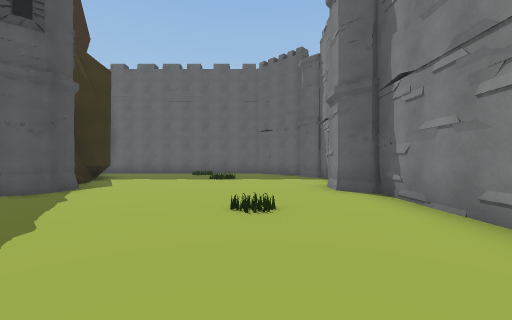
View 1 (above)

15 first-person views from a walk through a 3-D level made in the Unity game engine. The camera is 1.4 m above the floor, looks level and sees 90° across. The floor is counted in squares, 2 m on a side. Each view is taken from the middle of a square. On the plan, view 1 faces up. The plan holds only what a view shows up to about 9 squares ahead; the rest is blank. The place goes on beyond the plan. Door leaves are left out, so doorways stand open. Some surface patterns are stand-ins.

View 2
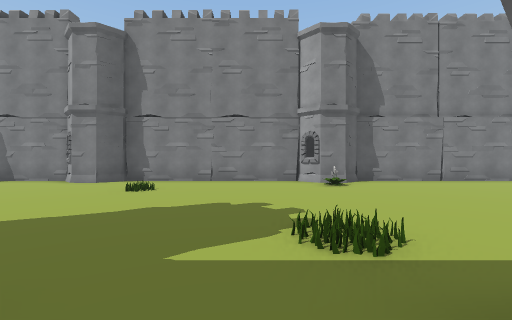

View 3
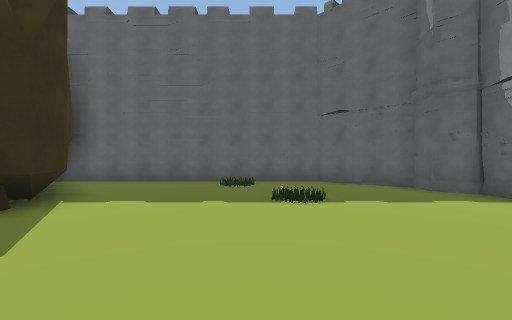

View 4
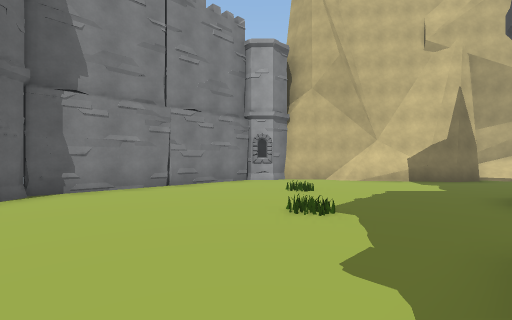

View 5
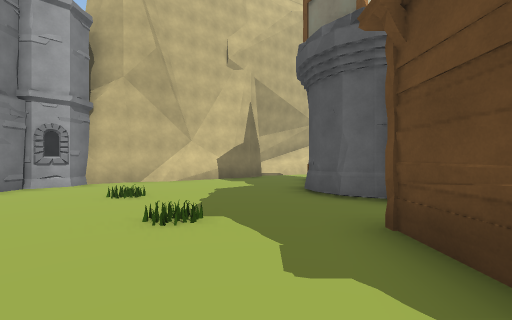

View 6
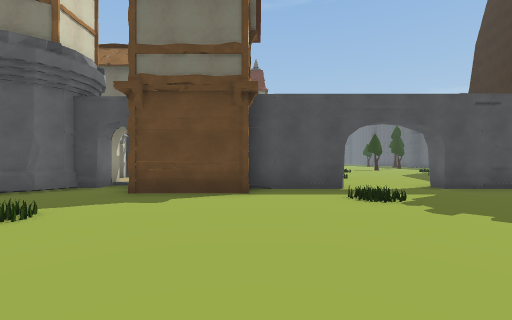

View 7
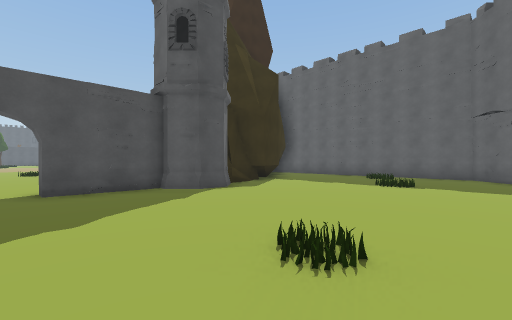

View 8
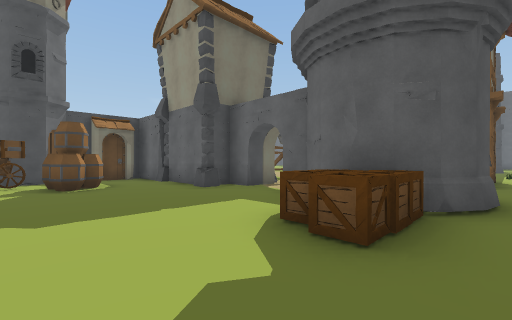

View 9
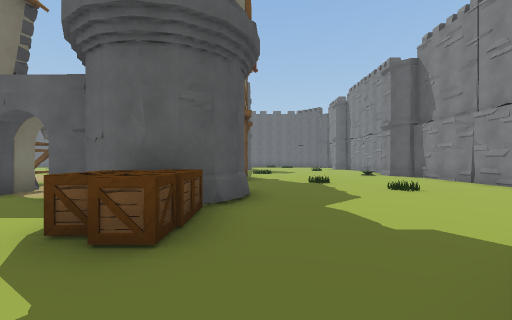

View 10
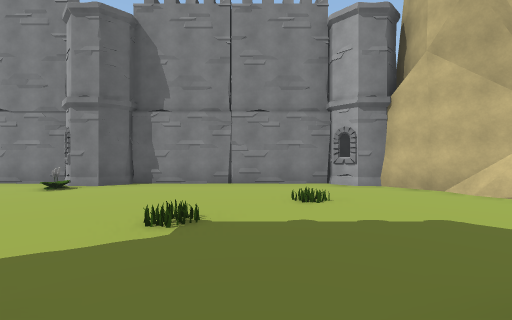

View 11
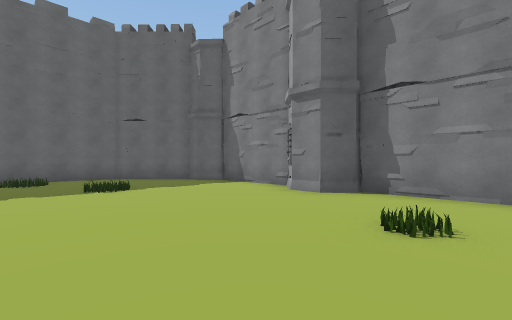

View 12
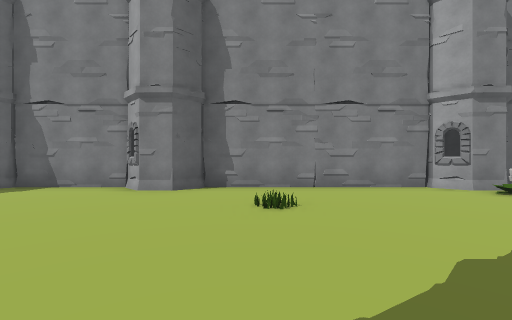

View 13
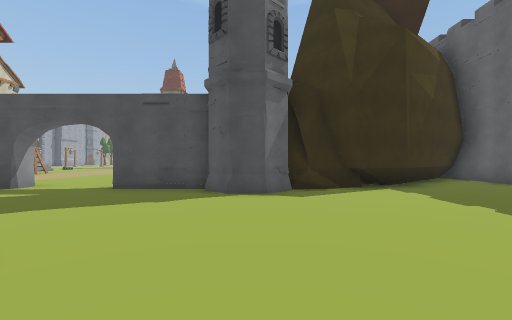

View 14
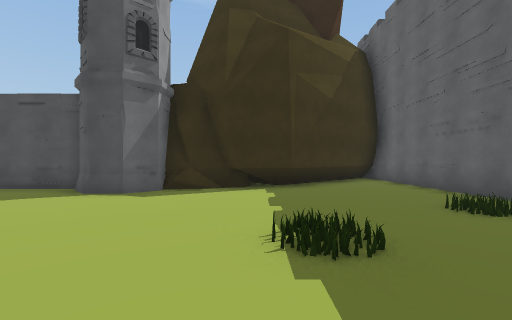

View 15
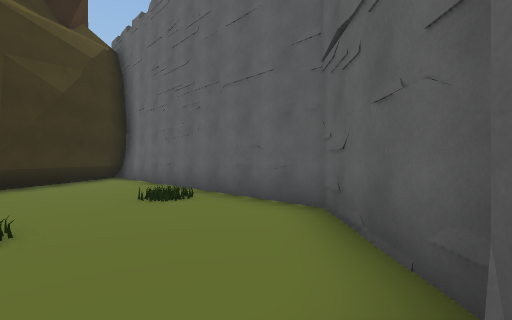

### Floor plan
Key: @ floor where view 1 was taken; # wall or solid block; x gap in a wall; . floor; / step, stairs or slope; R rock; F flower; H house; B box; A barrel; O other object.
Columns run from 15 left of view 1 to 4 right of it. Each row starts with its distance up from view 1.
 14        ##########
 13        #........##
 12        #.........#OO
 11        ##........O.O
 10         ##........#
  9          #........#
  8          #........#
  7          RR......OO
  6          R#......O
  5          O#.......#
  4           #.......#
  3     ......#.......#
  2     ..............#
  1        ...........#
  0        ...#//..@..#
 -1        .. #.....FOO
 -2           #......O#
 -3         O #.......#
 -4         O #.......#
 -5     O    O........#
 -6     O.   O........#
 -7     OOOOO #.......#
 -8      O..O #.......#
 -9    HOO...O#......O
-10  O.......OB.....##
-11  x.A......B...###
-12 OO.AA........##
-13 OOOO........##
-14   O

Positions as (right, up) in squares from view 1, and headings:
1: (0, 0), facing up
2: (-6, 1), facing right
3: (-2, 5), facing up
4: (-4, -2), facing down-right
5: (-3, -2), facing down
6: (1, -2), facing left
7: (1, 2), facing up-left
8: (-4, -13), facing up-left
9: (-4, -13), facing up
10: (-5, -6), facing right
11: (-3, 3), facing up-right
12: (-4, 4), facing right
13: (1, 6), facing left
14: (1, 9), facing left
15: (2, 10), facing up-left
